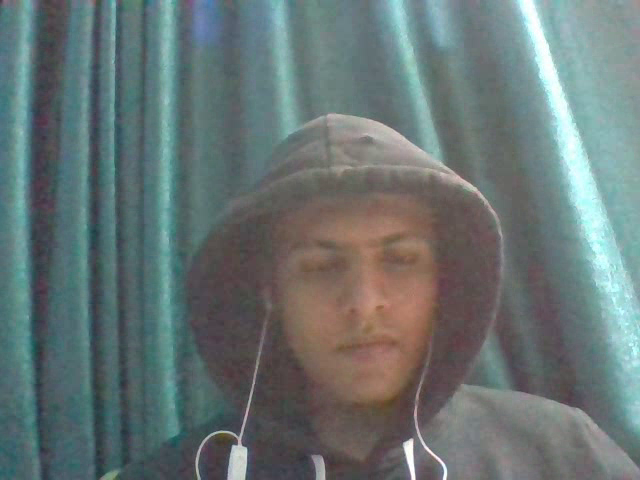
#> input picture frame 5 of computer vision/image_processing_with_OpenCV/data/output.avi, 640 x 480 px, given in place of the camera
$ jupyter execute working_with_videos.ipynb   (text cells are left out)
#> lines starting #> are read from the running program, lines starting #| are printed output that depends on the picture
[cell 1]
import cv2
import matplotlib.pyplot as plt
import numpy as np
import os
os.chdir('./data/')

[cell 2]
cap = cv2.VideoCapture(0) # 0 mean record video
# or
# cap = cv2.VideoCapture("path to your video")

fourcc = cv2.VideoWriter_fourcc(*"XVID")

# video name, fourcc, frames (how many photos i want to show per second), (width,height)
out = cv2.VideoWriter('output.avi', fourcc, 20.0, (640, 480))

while cap.isOpened():
    # return ret (bool) , frame if ret = False there is no frame
    ret, frame = cap.read()
#> frame is the input picture: shape (480, 640, 3); mean B, G, R 116.2, 116.8, 104.1

    if ret == True:
        print(cap.get(cv2.CAP_PROP_FRAME_WIDTH))
        print(cap.get(cv2.CAP_PROP_FRAME_HEIGHT))

        out.write(frame)

        gray = cv2.cvtColor(frame, cv2.COLOR_BGR2GRAY)
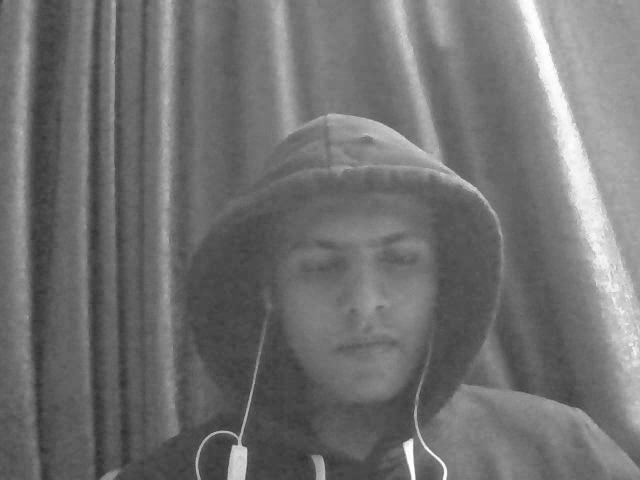
#> gray: shape (480, 640); min 46, max 255, mean 112.9
        cv2.imshow('frame', gray)

        if cv2.waitKey(1) == ord('q'): # is i press q then break
#> (key q is pressed here)
            break
    else:
        break;

cap.release() # close the camera
out.release() # close the video
cv2.destroyAllWindows()

[cell 3]
cap = cv2.VideoCapture(0, cv2.CAP_V4L2)  # Use Video4Linux instead of GStreamer

fourcc = cv2.VideoWriter_fourcc(*'XVID')
out = cv2.VideoWriter('output.avi', fourcc, 20.0, (640, 480))

while cap.isOpened():
    ret, frame = cap.read()

    if ret:
        cap.set(3, 3000)  # width
        cap.set(4, 3000)  # height
        print(cap.get(3))
        print(cap.get(4))

        out.write(frame)

        color = cv2.cvtColor(frame, cv2.COLOR_RGB2BGR)
        cv2.imshow('frame', color)
        if cv2.waitKey(1) == ord('q'):
#> (key q is pressed here)
            break

    else:
        break

cap.release()
out.release()
cv2.destroyAllWindows()

[cell 4]
import datetime

cap = cv2.VideoCapture(0)

fourcc = cv2.VideoWriter_fourcc(*'XVID')


while cap.isOpened():
    ret, frame = cap.read()
    if ret == True:
        print(cap.get(cv2.CAP_PROP_FRAME_WIDTH))
        print(cap.get(cv2.CAP_PROP_FRAME_HEIGHT))
        print(cap.get(3))
        print(cap.get(4))

        font = cv2.FONT_HERSHEY_SIMPLEX
        text = f"Width: {cap.get(3)} Height: {cap.get(4)}"
        date = str(datetime.datetime.now())

        # img, text, (x, y), font, fontScale, color, thickness, lineType
        frame = cv2.putText(frame, date, (10, 50), font, 1, (0, 255, 255), 2, cv2.LINE_AA)
        frame = cv2.putText(frame, text, (10, 100), font, 1, (0, 255, 255), 2, cv2.LINE_AA)
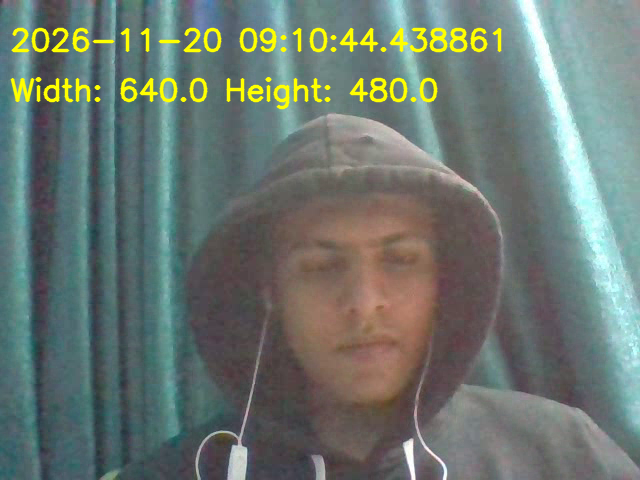
#> frame: shape (480, 640, 3); mean B, G, R 113.2, 119.8, 107.7

        color = cv2.cvtColor(frame, cv2.COLOR_RGB2BGR)
        cv2.imshow('frame', frame)
        if cv2.waitKey(1) == ord('q'):
#> (key q is pressed here)
            break
    else:
        break

cap.release()
cv2.destroyAllWindows()

$ run again, starting later in the video
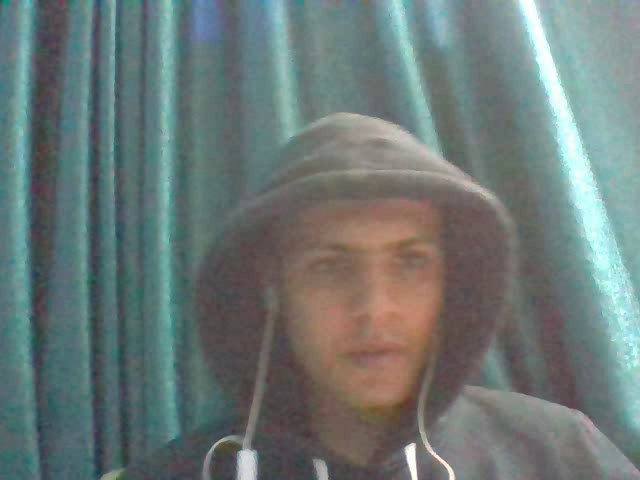
#> input picture frame 24 of computer vision/image_processing_with_OpenCV/data/output.avi, 640 x 480 px, given in place of the camera
#> frame is the input picture: shape (480, 640, 3); mean B, G, R 118.6, 120.5, 108.2
#> `gray = cv2.cvtColor(frame, cv2.COLOR_BGR2GRAY)`:
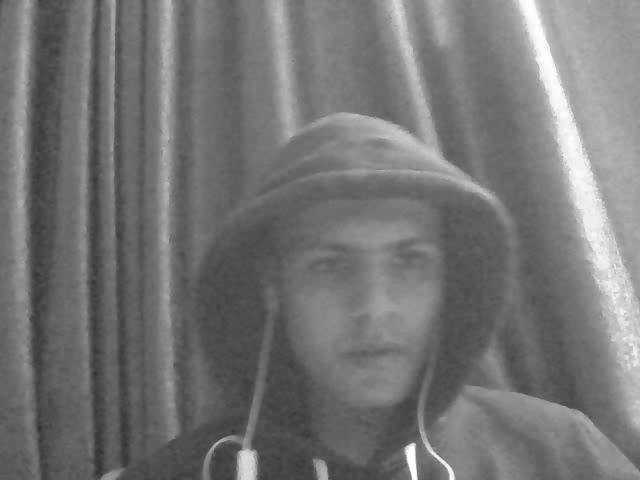
#> gray: shape (480, 640); min 45, max 255, mean 116.6
#> `frame = cv2.putText(frame, text, (10, 100), font, 1, (0, 255, 255), 2,..`:
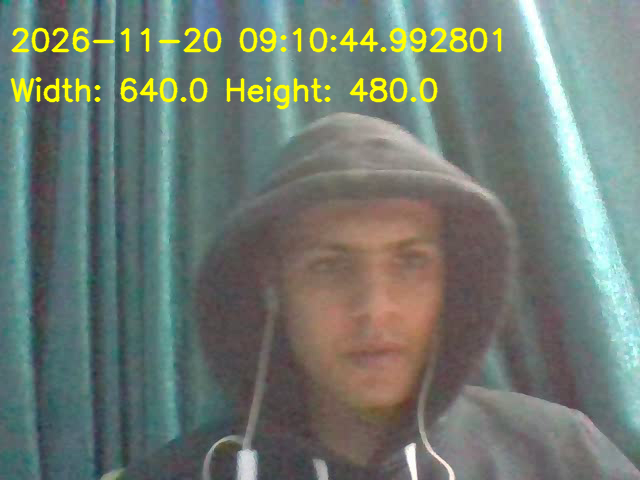
#> frame: shape (480, 640, 3); mean B, G, R 115.5, 123.5, 111.8

$ run again, starting later in the video
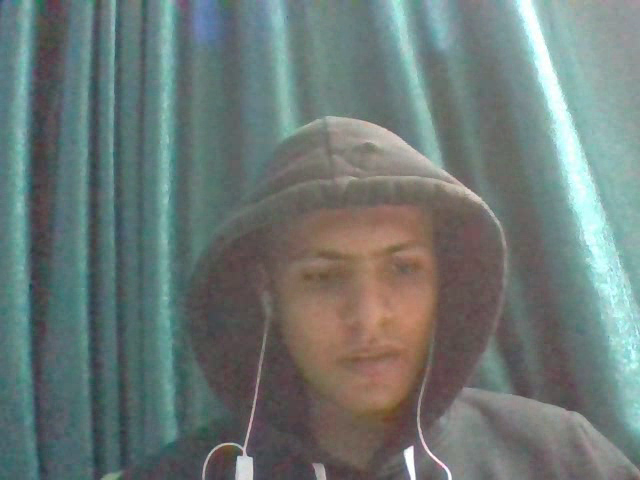
#> input picture frame 43 of computer vision/image_processing_with_OpenCV/data/output.avi, 640 x 480 px, given in place of the camera
#> frame is the input picture: shape (480, 640, 3); mean B, G, R 118, 120.7, 109.1
#> `gray = cv2.cvtColor(frame, cv2.COLOR_BGR2GRAY)`:
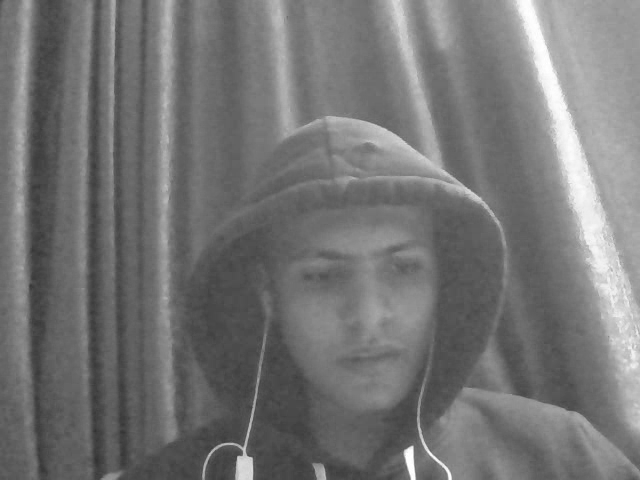
#> gray: shape (480, 640); min 50, max 255, mean 116.9
#> `frame = cv2.putText(frame, text, (10, 100), font, 1, (0, 255, 255), 2,..`:
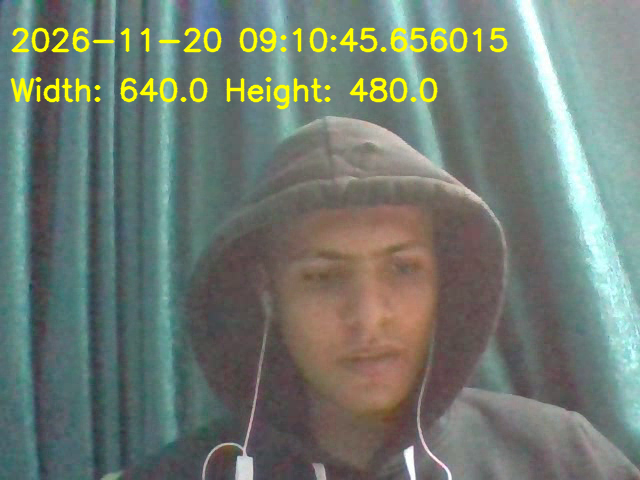
#> frame: shape (480, 640, 3); mean B, G, R 114.9, 123.7, 112.6
